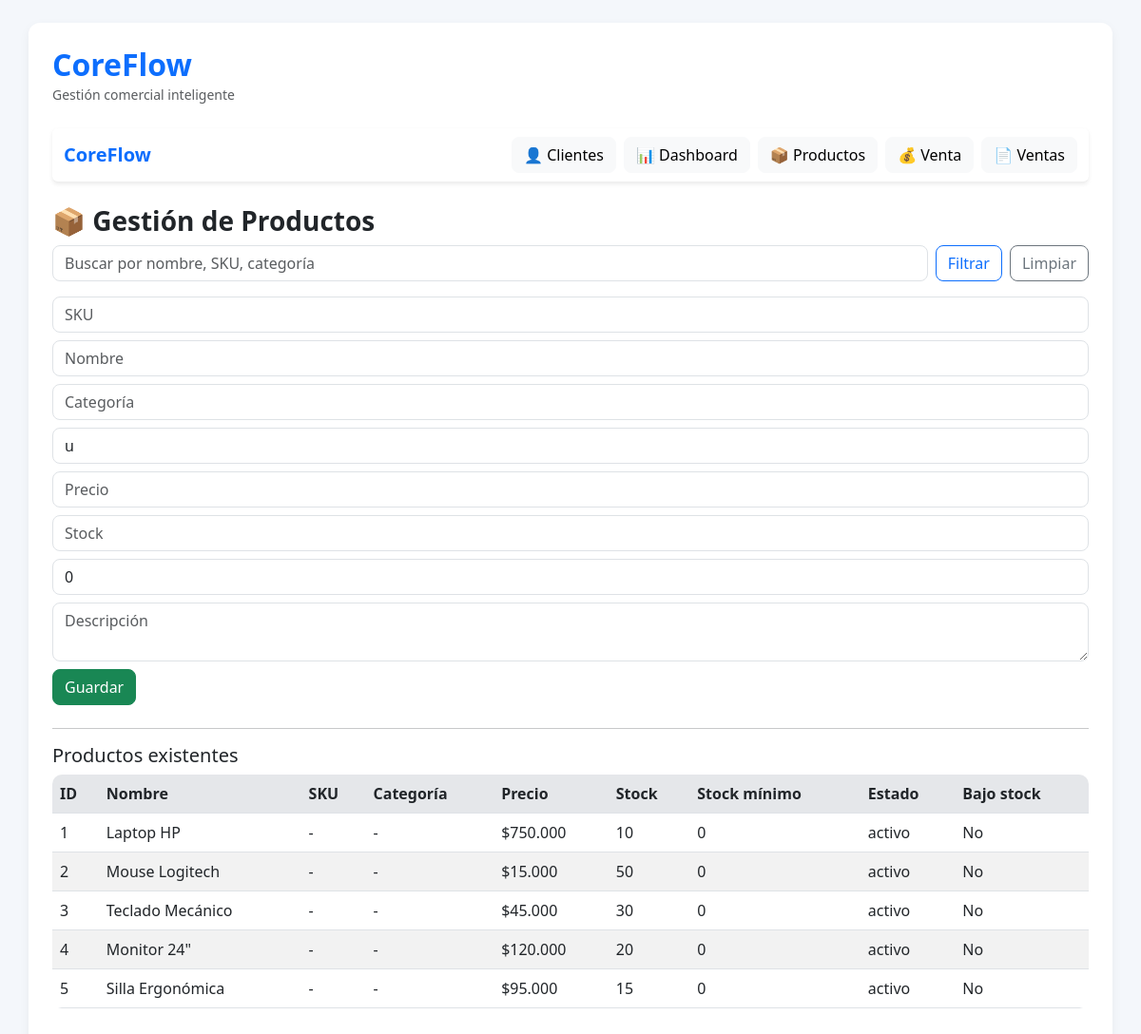
The app's page /producto/nuevo with its own data.
### models.py (models this page shows)
class Producto(db.Model):
    __tablename__ = 'productos'
    id = db.Column(db.Integer, primary_key=True)
    sku = db.Column(db.String(50), unique=True, nullable=True)
    nombre = db.Column(db.String(100), nullable=False, index=True)
    descripcion = db.Column(db.Text)
    categoria = db.Column(db.String(80), index=True)
    unidad_medida = db.Column(db.String(20), default='u')
    precio = db.Column(db.Float, nullable=False)
    stock = db.Column(db.Integer, default=0)
    stock_minimo = db.Column(db.Integer, default=0)
    estado = db.Column(db.String(20), default='activo')
    fecha_actualizacion = db.Column(db.DateTime, default=datetime.utcnow, onupdate=datetime.utcnow)
    def esta_bajo_stock(self):
        return self.stock <= self.stock_minimo

### app.py (the view, shortened to what this page needs)
@app.route('/producto/nuevo', methods=['GET', 'POST'])
def nuevo_producto():
    filtro = request.args.get('filtro', '').strip()
    if filtro:
        productos = Producto.query.filter(
            db.or_(
                Producto.nombre.ilike(f"%{filtro}%"),
                Producto.sku.ilike(f"%{filtro}%"),
                Producto.categoria.ilike(f"%{filtro}%")
            )
        ).all()
    else:
        productos = Producto.query.all()
    return render_template('producto_form.html', productos=productos, filtro=filtro)

### app.py (called while the page is built)
@app.template_filter('clp')
def format_clp(value):
    return f"${value:,.0f}".replace(",", ".")

### templates/producto_form.html
{% extends 'base.html' %}
{% block content %}
<h3>📦 Gestión de Productos</h3>
<form method="GET" class="mb-3 d-flex gap-2">
    <input class="form-control" name="filtro" placeholder="Buscar por nombre, SKU, categoría" value="{{ filtro or '' }}">
    <button class="btn btn-outline-primary" type="submit">Filtrar</button>
    <a class="btn btn-outline-secondary" href="{{ url_for('nuevo_producto') }}">Limpiar</a>
</form>
<form method="POST" class="mb-4">
    <input class="form-control mb-2" name="sku" placeholder="SKU">
    <input class="form-control mb-2" name="nombre" placeholder="Nombre" required>
    <input class="form-control mb-2" name="categoria" placeholder="Categoría">
    <input class="form-control mb-2" name="unidad_medida" placeholder="Unidad de medida" value="u">
    <input class="form-control mb-2" name="precio" placeholder="Precio" type="number" step="0.01" required>
    <input class="form-control mb-2" name="stock" placeholder="Stock" type="number" required>
    <input class="form-control mb-2" name="stock_minimo" placeholder="Stock mínimo" type="number" value="0">
    <textarea class="form-control mb-2" name="descripcion" placeholder="Descripción" rows="2"></textarea>
    <button class="btn btn-success">Guardar</button>
</form>
<hr>
<h5>Productos existentes</h5>
<table class="table table-striped">
    <tr>
        <th>ID</th>
        <th>Nombre</th>
        <th>SKU</th>
        <th>Categoría</th>
        <th>Precio</th>
        <th>Stock</th>
        <th>Stock mínimo</th>
        <th>Estado</th>
        <th>Bajo stock</th>
    </tr>
    {% for p in productos %}
    <tr {% if p.esta_bajo_stock() %}class="table-warning"{% endif %}>
        <td>{{ p.id }}</td>
        <td>{{ p.nombre }}</td>
        <td>{{ p.sku or '-' }}</td>
        <td>{{ p.categoria or '-' }}</td>
        <td>{{ p.precio | clp }}</td>
        <td>{{ p.stock }}</td>
        <td>{{ p.stock_minimo }}</td>
        <td>{{ p.estado }}</td>
        <td>{% if p.esta_bajo_stock() %}Sí{% else %}No{% endif %}</td>
    </tr>
    {% endfor %}
</table>
{% endblock %}

### static/styles.css (style rules this page uses)
body { background-color: #f4f7fb; font-family: 'Segoe UI', Tahoma, Geneva, Verdana, sans-serif; }
.btn { border-radius: 8px; }
.table { background: white; border-radius: 10px; overflow: hidden; }
.table th { background-color: #f1f3f6; font-weight: 600; }
h2, h3 { font-weight: 600; }
.form-control, .form-select { border-radius: 8px; }
a { text-decoration: none; }

### records on screen
Producto: id "1", nombre "Laptop HP", sku "-", categoria "-", precio|clp "$750.000", stock "10", stock_minimo "0", estado "activo", shows "No"
Producto: id "2", nombre "Mouse Logitech", sku "-", categoria "-", precio|clp "$15.000", stock "50", stock_minimo "0", estado "activo", shows "No"
Producto: id "3", nombre "Teclado Mecánico", sku "-", categoria "-", precio|clp "$45.000", stock "30", stock_minimo "0", estado "activo", shows "No"
Producto: id "4", nombre "Monitor 24\"", sku "-", categoria "-", precio|clp "$120.000", stock "20", stock_minimo "0", estado "activo", shows "No"
Producto: id "5", nombre "Silla Ergonómica", sku "-", categoria "-", precio|clp "$95.000", stock "15", stock_minimo "0", estado "activo", shows "No"
